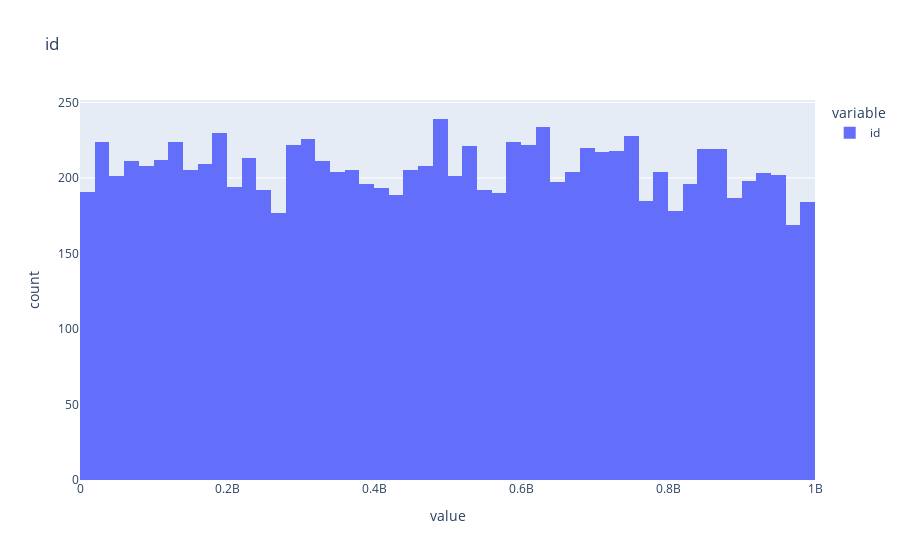
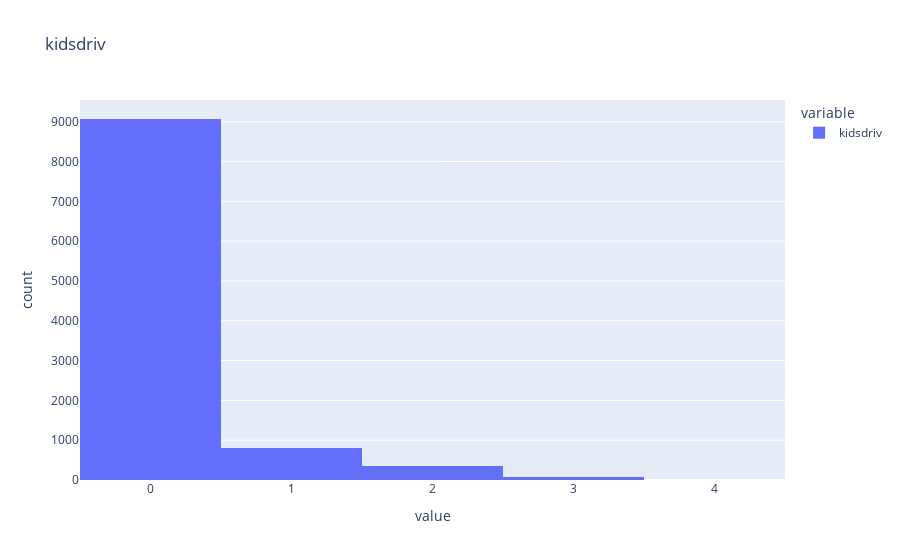
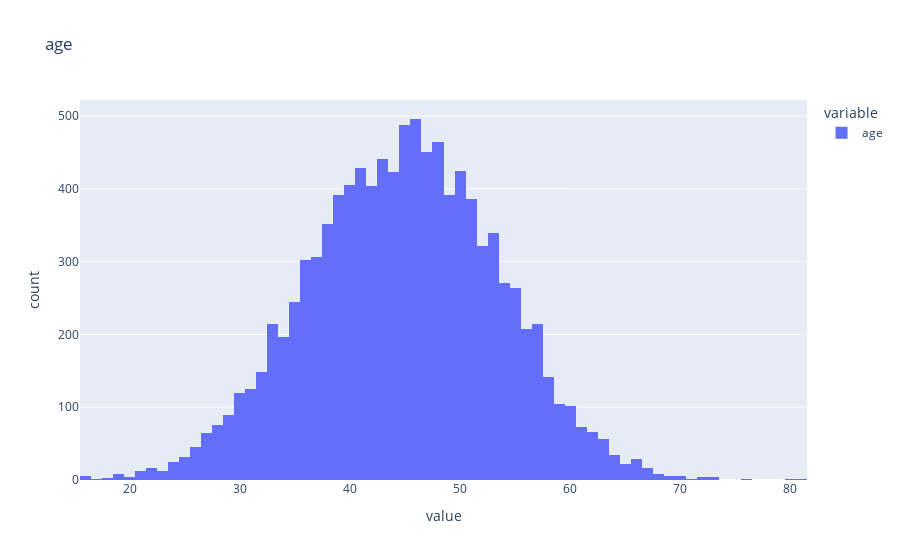
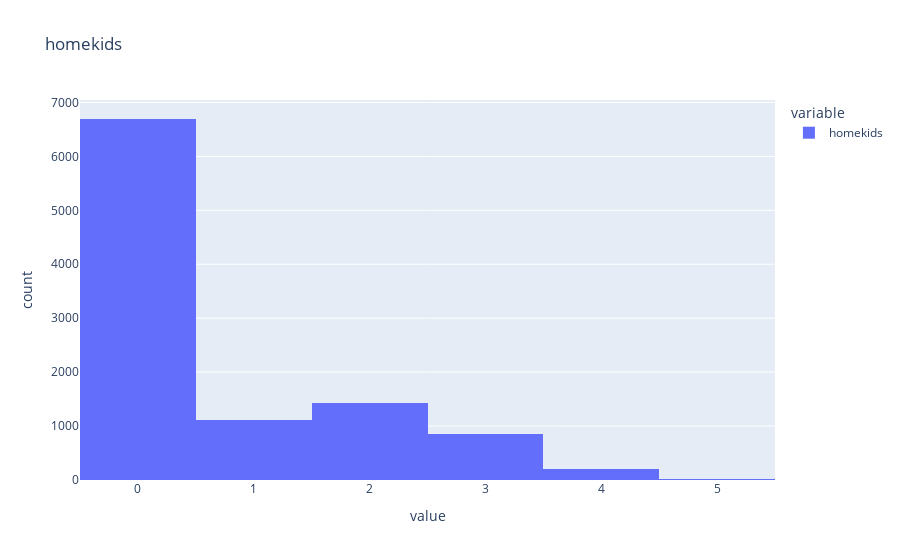

Notebook source saved alongside these figures, in order:
### Code cell
for col in df.select_dtypes(include=['int','float']).columns:
    px.histogram(df[col],title=col).show()

### Figure 1 — Plotly figure (JSON) as saved in the notebook; plotly's stock layout.template omitted (floating-point values rounded to 4 significant figures; data arrays with more than 128 entries replaced by an {"elided": "..."} marker saying what was removed)
{"data": [{"bingroup": "x", "hovertemplate": "variable=id<br>value=%{x}<br>count=%{y}<extra></extra>", "legendgroup": "id", "marker": {"color": "#636efa", "pattern": {"shape": ""}}, "name": "id", "orientation": "v", "showlegend": true, "type": "histogram", "x": {"elided": "10301 int values"}, "xaxis": "x", "yaxis": "y"}], "layout": {"barmode": "relative", "legend": {"title": {"text": "variable"}, "tracegroupgap": 0}, "title": {"text": "id"}, "xaxis": {"anchor": "y", "domain": [0, 1], "title": {"text": "value"}}, "yaxis": {"anchor": "x", "domain": [0, 1], "title": {"text": "count"}}}}

### Figure 2 — Plotly figure (JSON) as saved in the notebook; plotly's stock layout.template omitted (floating-point values rounded to 4 significant figures; data arrays with more than 128 entries replaced by an {"elided": "..."} marker saying what was removed)
{"data": [{"bingroup": "x", "hovertemplate": "variable=kidsdriv<br>value=%{x}<br>count=%{y}<extra></extra>", "legendgroup": "kidsdriv", "marker": {"color": "#636efa", "pattern": {"shape": ""}}, "name": "kidsdriv", "orientation": "v", "showlegend": true, "type": "histogram", "x": {"elided": "10301 int values"}, "xaxis": "x", "yaxis": "y"}], "layout": {"barmode": "relative", "legend": {"title": {"text": "variable"}, "tracegroupgap": 0}, "title": {"text": "kidsdriv"}, "xaxis": {"anchor": "y", "domain": [0, 1], "title": {"text": "value"}}, "yaxis": {"anchor": "x", "domain": [0, 1], "title": {"text": "count"}}}}

### Figure 3 — Plotly figure (JSON) as saved in the notebook; plotly's stock layout.template omitted (floating-point values rounded to 4 significant figures; data arrays with more than 128 entries replaced by an {"elided": "..."} marker saying what was removed)
{"data": [{"bingroup": "x", "hovertemplate": "variable=age<br>value=%{x}<br>count=%{y}<extra></extra>", "legendgroup": "age", "marker": {"color": "#636efa", "pattern": {"shape": ""}}, "name": "age", "orientation": "v", "showlegend": true, "type": "histogram", "x": {"elided": "10301 float values"}, "xaxis": "x", "yaxis": "y"}], "layout": {"barmode": "relative", "legend": {"title": {"text": "variable"}, "tracegroupgap": 0}, "title": {"text": "age"}, "xaxis": {"anchor": "y", "domain": [0, 1], "title": {"text": "value"}}, "yaxis": {"anchor": "x", "domain": [0, 1], "title": {"text": "count"}}}}

### Figure 4 — Plotly figure (JSON) as saved in the notebook; plotly's stock layout.template omitted (floating-point values rounded to 4 significant figures; data arrays with more than 128 entries replaced by an {"elided": "..."} marker saying what was removed)
{"data": [{"bingroup": "x", "hovertemplate": "variable=homekids<br>value=%{x}<br>count=%{y}<extra></extra>", "legendgroup": "homekids", "marker": {"color": "#636efa", "pattern": {"shape": ""}}, "name": "homekids", "orientation": "v", "showlegend": true, "type": "histogram", "x": {"elided": "10301 int values"}, "xaxis": "x", "yaxis": "y"}], "layout": {"barmode": "relative", "legend": {"title": {"text": "variable"}, "tracegroupgap": 0}, "title": {"text": "homekids"}, "xaxis": {"anchor": "y", "domain": [0, 1], "title": {"text": "value"}}, "yaxis": {"anchor": "x", "domain": [0, 1], "title": {"text": "count"}}}}
